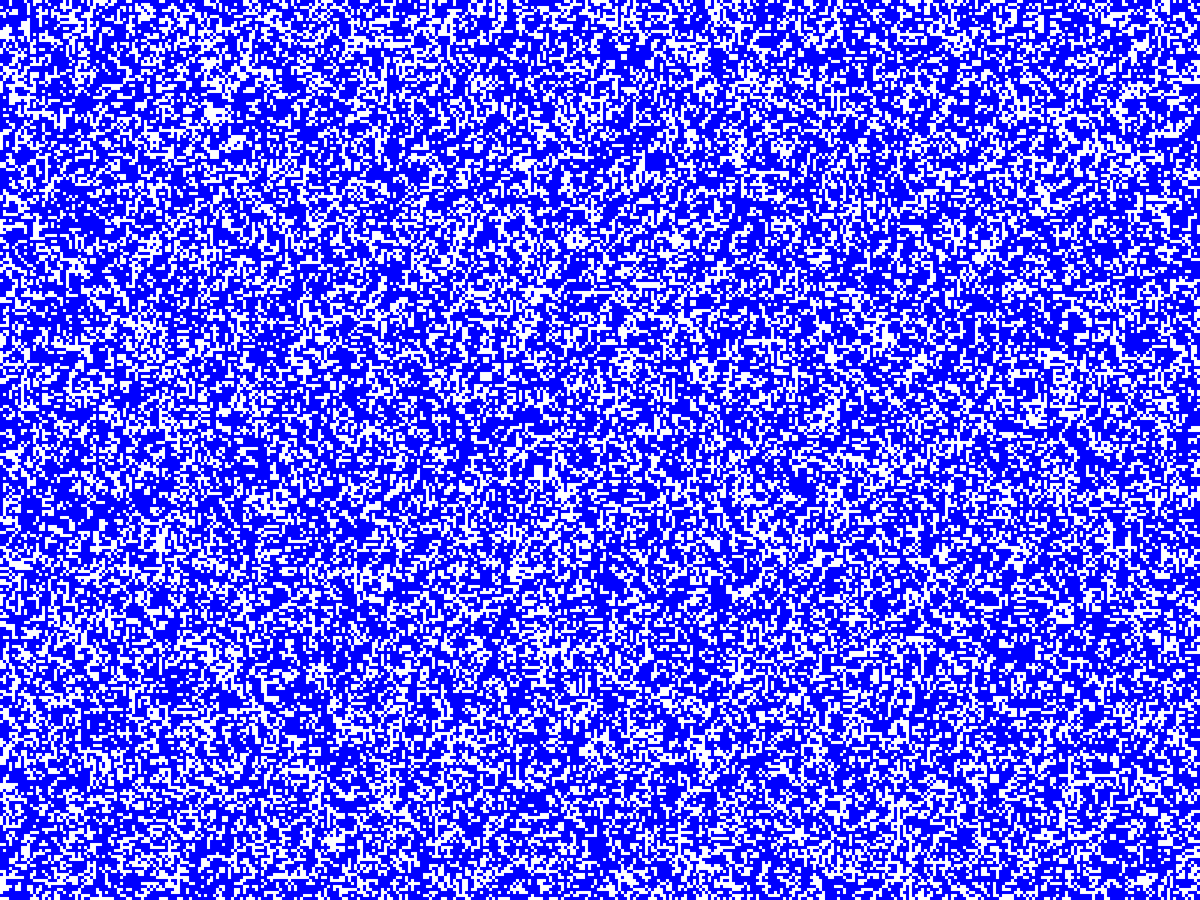
Frame 1 (no input)
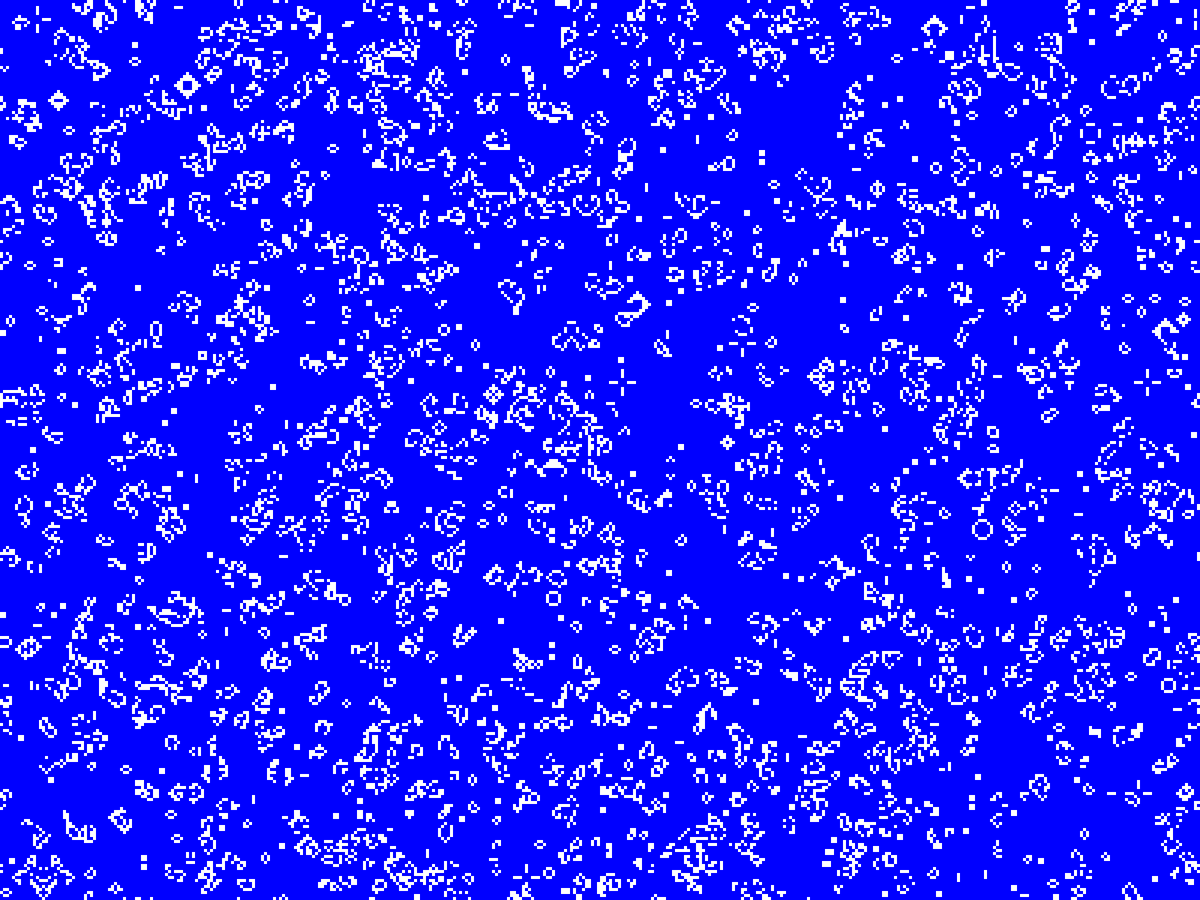
Frame 60 (the mouse pressed at the canvas centre just before this capture)
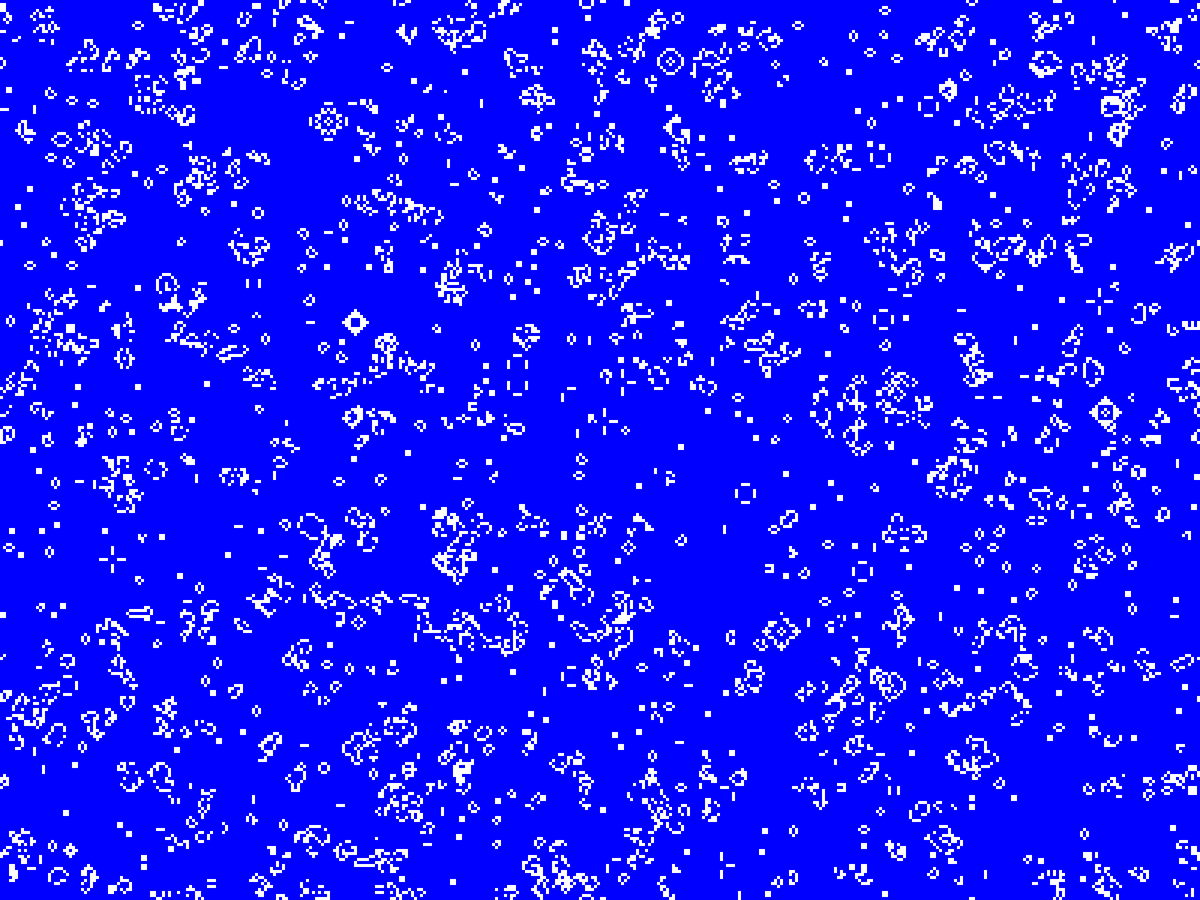
Frame 120 (the mouse held since frame 60 and released just before this capture)

The Processing sketch that drew these frames (run headless with seeded random() and noise(); from frame 60 on, the mouse is pressed at the canvas centre):

// Processing sketch: MSIp3_01_GameOfLife
// ── MSIp3_01_GameOfLife.pde
int side = 4;
boolean run = false;
boolean[][] grid, bufferGrid;

void setup() {
  fullScreen();
  int cols = width/side;
  int rows = height/side;
  grid = new boolean[cols][rows];
  bufferGrid = new boolean[cols][rows];
  boolean life;
  for (int i=0; i<grid.length; i++) {
    for (int j=0; j<grid[i].length; j++) {
      float pick = random(0, 100);
      life = false;
      if (pick>65)life = true;
      grid[i][j] = life;
    }
  }
}


void draw() {
  updateCA();
  displayCA();
}


void updateCA() {
  for (int i=0; i<grid.length; i++) {
    for (int j=0; j<grid[i].length; j++) {
      checkCA(i, j);
    }
  }  

  for (int i=0; i<grid.length; i++) {
    for (int j=0; j<grid[i].length; j++) {
      grid[i][j] = bufferGrid[i][j];
    }
  }
}

void checkCA(int i, int j) {

  int count = 0;
  for (int ni=i-1; ni<=i+1; ni++) {
    for (int nj=j-1; nj<=j+1; nj++) { 
      int check_ni = ni;
      int check_nj = nj;    
      if (ni<0)check_ni = grid.length-1;
      if (ni>grid.length-1)check_ni = 0;
      if (nj<0)check_nj = grid[i].length-1;
      if (nj>grid[i].length-1)check_nj = 0;       
      if (grid[check_ni][check_nj] && !(ni==i && nj==j)) {
        count++;
      }
    }
  }
  narrativeCA(i, j, count);
}

void narrativeCA(int i, int j, int count) {
  boolean bufferLife = false;
  if (grid[i][j] && count<2)bufferLife = false;
  if (grid[i][j] && count>3)bufferLife = false;
  if (grid[i][j] && count==2)bufferLife = true;
  if (grid[i][j] && count==3)bufferLife = true;
  if (grid[i][j]==false && count==3)bufferLife = true;
  bufferGrid[i][j] = bufferLife;
}

void displayCA() {
  noStroke();
  for (int i=0; i<grid.length; i++) {
    for (int j=0; j<grid[i].length; j++) {
      fill(0,0,255);
      if (grid[i][j])fill(255);
      rect(i*side, j*side, side, side);
    }
  }
}
